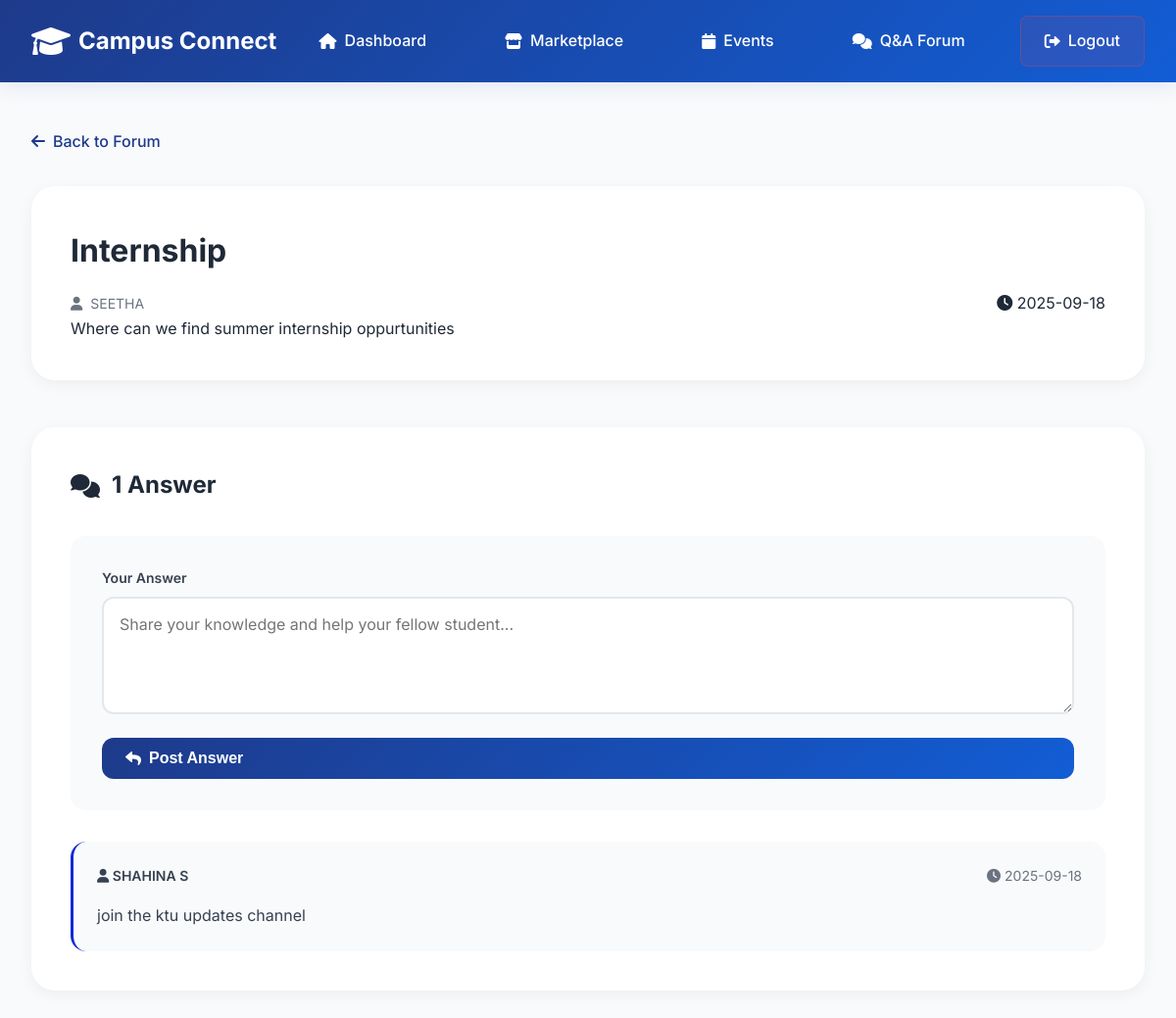
The app's page /forum/question/2 (signed in) with its own data.
### tables this page shows
CREATE TABLE forum_questions (
            id INTEGER PRIMARY KEY AUTOINCREMENT,
            user_id INTEGER NOT NULL,
            title TEXT NOT NULL,
            description TEXT NOT NULL,
            tags TEXT,
            created_at TIMESTAMP DEFAULT CURRENT_TIMESTAMP,
            FOREIGN KEY (user_id) REFERENCES users (id)
        );

CREATE TABLE users (
            id INTEGER PRIMARY KEY AUTOINCREMENT,
            name TEXT NOT NULL,
            email TEXT UNIQUE NOT NULL,
            password_hash TEXT NOT NULL,
            reg_no TEXT UNIQUE NOT NULL,
            created_at TIMESTAMP DEFAULT CURRENT_TIMESTAMP
        );

CREATE TABLE forum_answers (
            id INTEGER PRIMARY KEY AUTOINCREMENT,
            question_id INTEGER NOT NULL,
            user_id INTEGER NOT NULL,
            content TEXT NOT NULL,
            created_at TIMESTAMP DEFAULT CURRENT_TIMESTAMP,
            FOREIGN KEY (question_id) REFERENCES forum_questions (id),
            FOREIGN KEY (user_id) REFERENCES users (id)
        );

### app.py (the view)
@app.route('/forum/question/<int:question_id>')
def question_detail(question_id):
    if 'user_id' not in session:
        return redirect(url_for('login'))
    conn = get_db_connection()
    question = conn.execute('''
        SELECT q.*, u.name as author_name FROM forum_questions q
        JOIN users u ON q.user_id = u.id
        WHERE q.id = ?
    ''', (question_id,)).fetchone()
    answers = conn.execute('''
        SELECT a.*, u.name as author_name FROM forum_answers a
        JOIN users u ON a.user_id = u.id
        WHERE a.question_id = ?
        ORDER BY a.created_at ASC
    ''', (question_id,)).fetchall()
    conn.close()
    if not question:
        flash('Question not found!', 'error')
        return redirect(url_for('forum'))
    return render_template('forum/question_detail.html', question=question, answers=answers)

### app.py (called while the page is built)
def get_db_connection():
    conn = sqlite3.connect('campus_connect.db')
    conn.row_factory = sqlite3.Row
    return conn

### templates/forum/question_detail.html (shortened to what this page needs)
{% extends "base.html" %}
{% block content %}
<div class="page-container">
    <div class="breadcrumb">
        <a href="{{ url_for('forum') }}"><i class="fas fa-arrow-left"></i> Back to Forum</a>
    </div>
    <div class="question-detail">
        <div class="question-header">
            <h1>{{ question.title }}</h1>
            <div class="question-meta">
                <span class="question-author">
                    <i class="fas fa-user"></i> {{ question.author_name }}
                </span>
                <span class="question-date">
                    <i class="fas fa-clock"></i> {{ question.created_at.split(' ')[0] }}
                </span>
            </div>
        </div>
        <div class="question-content">
            <p>{{ question.description }}</p>
        </div>
    </div>
    <div class="answers-section">
        <h3>
            <i class="fas fa-comments"></i>
            {{ answers|length }} Answer{{ 's' if answers|length != 1 else '' }}
        </h3>
        <div class="add-answer">
            <form method="POST" action="{{ url_for('add_answer') }}" class="answer-form">
                <div class="form-group">
                    <label for="content">Your Answer</label>
                    <textarea id="content" name="content" required rows="4"
                              placeholder="Share your knowledge and help your fellow student..."></textarea>
                </div>
                <button type="submit" class="btn btn-primary">
                    <i class="fas fa-reply"></i> Post Answer
                </button>
            </form>
        </div>
        <div class="answers-list">
            {% for answer in answers %}
            <div class="answer-card">
                <div class="answer-header">
                    <span class="answer-author">
                        <i class="fas fa-user"></i> {{ answer.author_name }}
                    </span>
                    <span class="answer-date">
                        <i class="fas fa-clock"></i> {{ answer.created_at.split(' ')[0] }}
                    </span>
                </div>
                <div class="answer-content">
                    <p>{{ answer.content }}</p>
                </div>
            </div>
            {% endfor %}
        </div>
    </div>
</div>
{% endblock %}

### static/css/style.css (style rules this page uses)
* { margin: 0; padding: 0; box-sizing: border-box; }
body { font-family: 'Inter', -apple-system, BlinkMacSystemFont, 'Segoe UI', Roboto, sans-serif; line-height: 1.6; color: #1f2937; background-color: #f8fafc; }
:root { --primary: #1e3a8a; --primary-light: #125dd5; --secondary: #0e29d5; --accent: #0bb3f5; --success: #1c33e2; --error: #ef4444; --warning: #0bbef5; --gray-50: #f9fafb; --gray-100: #f3f4f6; --gray-200: #e5e7eb; --gray-300: #d1d5db; --gray-400: #9ca3af; --gray-500: #6b7280; --gray-600: #4b5563; --gray-700: #374151; --gray-800: #1f2937; --gray-900: #111827; --white: #ffffff; }
.btn { display: inline-flex; align-items: center; gap: 0.5rem; padding: 0.75rem 1.5rem; border: none; border-radius: 0.75rem; font-weight: 600; text-decoration: none; cursor: pointer; transition: all 0.3s ease; font-size: 1rem; }
.btn-primary { background: linear-gradient(135deg, var(--primary) 0%, var(--primary-light) 100%); color: var(--white); }
.form-group { display: flex; flex-direction: column; gap: 0.5rem; }
.form-group label { font-weight: 600; color: var(--gray-700); font-size: 0.875rem; }
input, select, textarea { width: 100%; padding: 1rem; border: 2px solid var(--gray-200); border-radius: 0.75rem; font-size: 1rem; transition: all 0.3s ease; font-family: inherit; }
textarea { resize: vertical; min-height: 120px; }
.page-container { max-width: 1200px; margin: 0 auto; padding: 3rem 2rem; }
.question-content { flex: 1; }
.question-meta { display: flex; justify-content: space-between; align-items: center; }
.question-author { color: var(--gray-500); font-size: 0.875rem; display: flex; align-items: center; gap: 0.5rem; }
.question-date { margin-left: 0.5rem; }
.breadcrumb { margin-bottom: 2rem; }
.breadcrumb a { color: var(--primary); text-decoration: none; font-weight: 500; display: inline-flex; align-items: center; gap: 0.5rem; }
.question-detail { background: var(--white); border-radius: 1.5rem; padding: 2.5rem; margin-bottom: 3rem; box-shadow: 0 4px 15px rgba(0, 0, 0, 0.05); }
.question-header h1 { font-size: 2rem; font-weight: 700; color: var(--gray-800); margin-bottom: 1rem; }
.answers-section { background: var(--white); border-radius: 1.5rem; padding: 2.5rem; box-shadow: 0 4px 15px rgba(0, 0, 0, 0.05); }
.answers-section h3 { font-size: 1.5rem; font-weight: 700; color: var(--gray-800); margin-bottom: 2rem; display: flex; align-items: center; gap: 0.75rem; }
.add-answer { background-color: var(--gray-50); border-radius: 1rem; padding: 2rem; margin-bottom: 2rem; }
.answer-form { display: flex; flex-direction: column; gap: 1.5rem; }
.answers-list { display: flex; flex-direction: column; gap: 1.5rem; }
.answer-card { background-color: var(--gray-50); border-radius: 1rem; padding: 1.5rem; border-left: 3px solid var(--secondary); }
.answer-header { display: flex; justify-content: space-between; margin-bottom: 1rem; font-size: 0.875rem; color: var(--gray-500); }
.answer-author { font-weight: 600; color: var(--gray-700); }
.answer-content p { color: var(--gray-700); line-height: 1.6; }

### records on screen
forum_questions: title "Internship", created_at "2025-09-18", description "Where can we find summer internship oppurtunities"
users: author_name "SEETHA"
forum_answers: author_name "SHAHINA S", created_at "2025-09-18", content "join the ktu updates channel"

### other values on screen
{{ answers|length }} "1"
